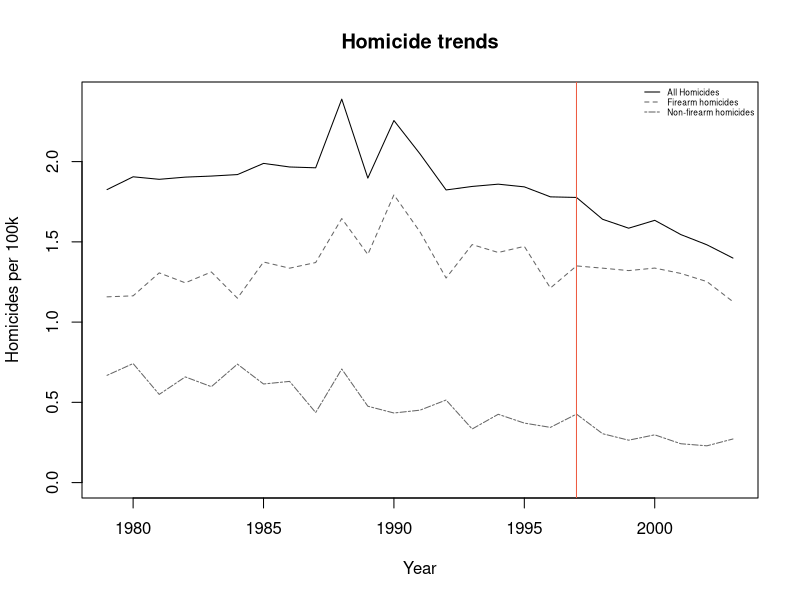
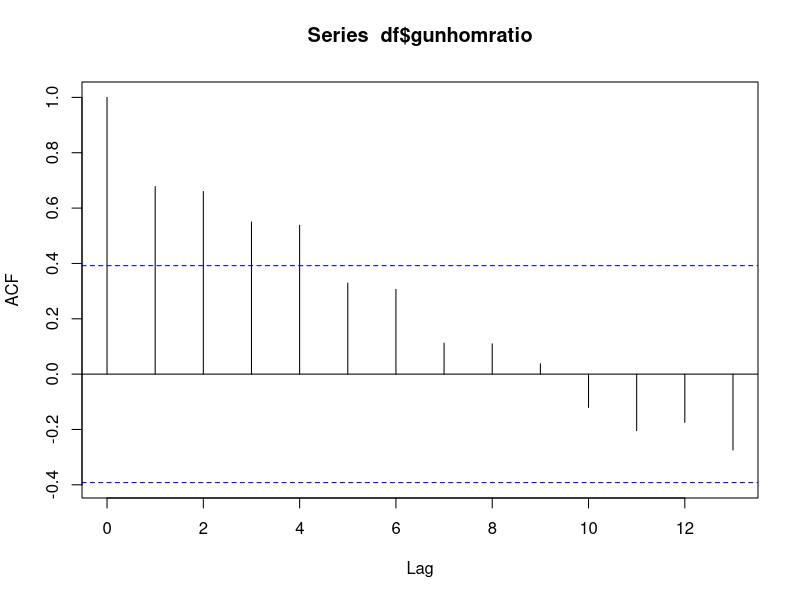
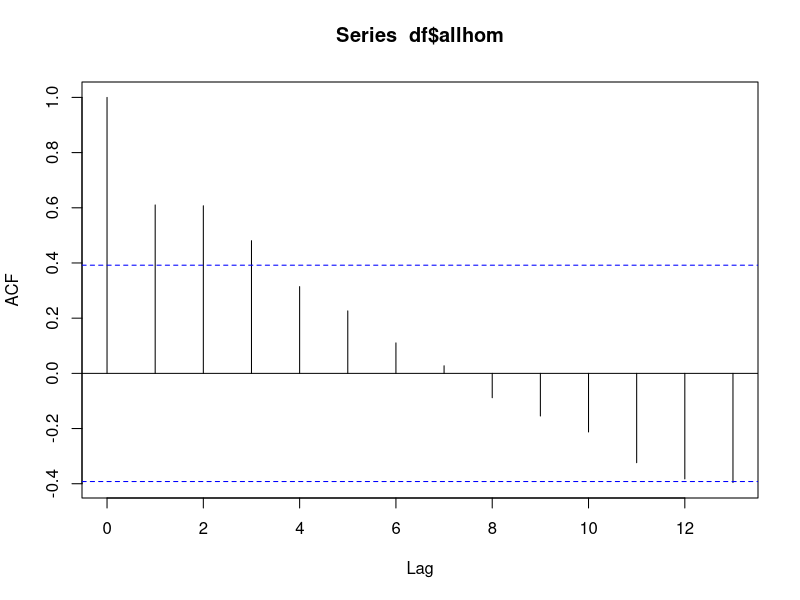
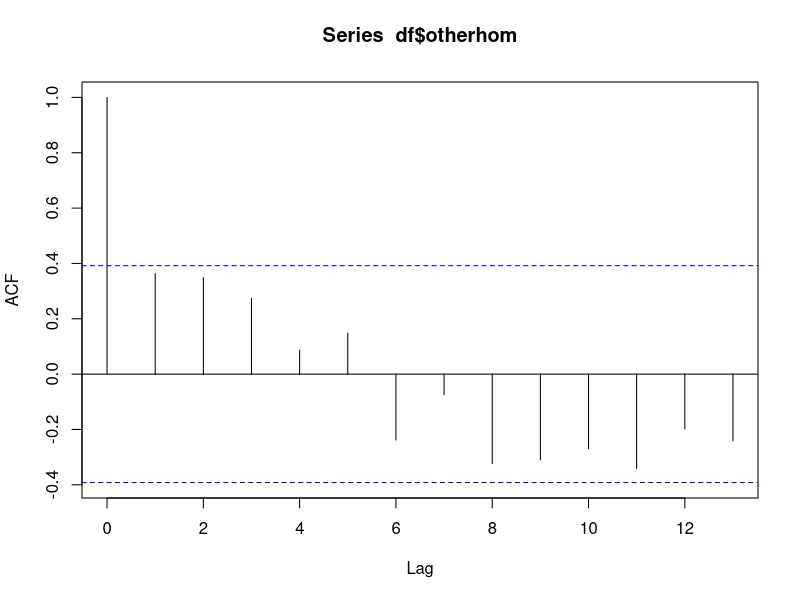

Write R code to recreate these figures, in order. (Note: this script raises an error after producing the figures.)
## ---- chunk 1
df <- read.csv("australia_longitudinal.csv")

### add treatment indicator (year of intervention)
df$treatment <- ifelse(df$year < 1997, 0, 1)

## ---- chunk 2
## create variables for homicide rate per 100k
gunhom <- df$homicide_no_mass/df$population * 1e5
allhom <- df$all_homicide/df$population * 1e5
otherhom <- df$all_non_gun_homicide/df$population * 1e5

## plot trends all on single graph
plot(df$year, allhom, type="l",ylim=c(0,2.4), main="Homicide trends", xlab="Year", ylab="Homicides per 100k")
lines(df$year, gunhom, lty=6, col="gray40")
lines(df$year, otherhom, lty=2, col="gray40")
legend("topright", c("All Homicides", "Firearm homicides", "Non-firearm homicides"), cex=0.5, lty=c(1,2,6), col=c("black", "gray40", "gray40"), bty="n")
abline(v=1997, col="tomato2")
## ---- chunk 3
## need nlme package and lmtest package
library(nlme)
library(lmtest)
### segmented regression
df$gunhomratio <- gunhom
df$allhomratio <- allhom
df$otherhom <- otherhom
df$time <- 1:nrow(df)
df$time2 <- df$time - 18
df$postslope <- ifelse(df$treatment==0, 0, df$time2)

## examine autocorrelation
acf(df$gunhomratio)
acf(df$allhom)
acf(df$otherhom)
## ---- chunk 4
## linear model without 
## model <- lm(log(gunhomratio) ~ time + treatment + time:treatment, ## data=df)
## model

### we use the gls function in the nlme package to fit a linear model with autocorrelated errors 

## model allowing for differences in the slope
model2 = gls(log(gunhomratio) ~ time + treatment + postslope, data = df, correlation=corARMA(p=1))
model2
summary(model2)

## model with parallel slope pre and post intervention
model3 = gls(log(gunhomratio) ~ time + treatment, data = df, correlation=corARMA(p=1))
model3
summary(model3)

lrtest(model3, model2)
## ---- chunk 5
### All homicide data
## model allowing for differences in the slope
model2.all = gls(log(allhom) ~ time + treatment + postslope, data = df, correlation=corARMA(p=1))
model2.all
summary(model2.all)

## model with parallel slope pre and post intervention
model3.all = gls(log(allhom) ~ time + treatment, data = df, correlation=corARMA(p=1))
model3.all
summary(model3.all)

lrtest(model3.all, model2.all)
##
### plot predicted trends pre and post intervention
pre.inv.all <- predict(model2.all, data.frame(treatment= 0, time = 1:18, postslope = 0))
post.inv.all <- predict(model2.all, data.frame(treatment = 1, time = 19:25, postslope = 1:7))



## ---- chunk 6
##
### plot predicted trends pre and post intervention
pre.inv <- predict(model3, data.frame(treatment= 0, time = 1:18, postslope = 0))
post.inv <- predict(model3, data.frame(treatment = 1, time = 19:25, postslope = 1:7))

plot(log(gunhomratio) ~ time, data=df, cex=0.7, main="Predicted gun homicides", ylab="log(firearm homicide ratio)", type = "l", lwd=2, col="gray40")
lines(1:18,pre.inv, col = 'red', lwd = 2)
lines(19:25, post.inv, col = 'red', lwd = 2)

## extrapolate from pre intervention
pre.extrap <- predict(model3, data.frame(treatment= 0, time = 19:25, postslope = 1:7))
lines(19:25, pre.extrap, col = 'blue', lwd = 2, lty = 2)

### total homicide
pre.inv.all <- predict(model3.all, data.frame(treatment= 0, time = 1:18, postslope = 0))
post.inv.all <- predict(model3.all, data.frame(treatment = 1, time = 19:25, postslope = 1:7))

plot(log(allhom) ~ time, data=df, cex=0.7, type="l", lwd=2, col="gray40", main = "Predicted total homicides", xlab = "log(total homicide ratio")
lines(1:18,pre.inv.all, col = 'red', lwd = 2)
lines(19:25, post.inv.all, col = 'red', lwd = 2)

## extrapolate from pre intervention
pre.extrap.all <- predict(model3.all, data.frame(treatment= 0, time = 19:25, postslope = 1:7))
lines(19:25, pre.extrap.all, col = 'blue', lwd = 2, lty = 2)
